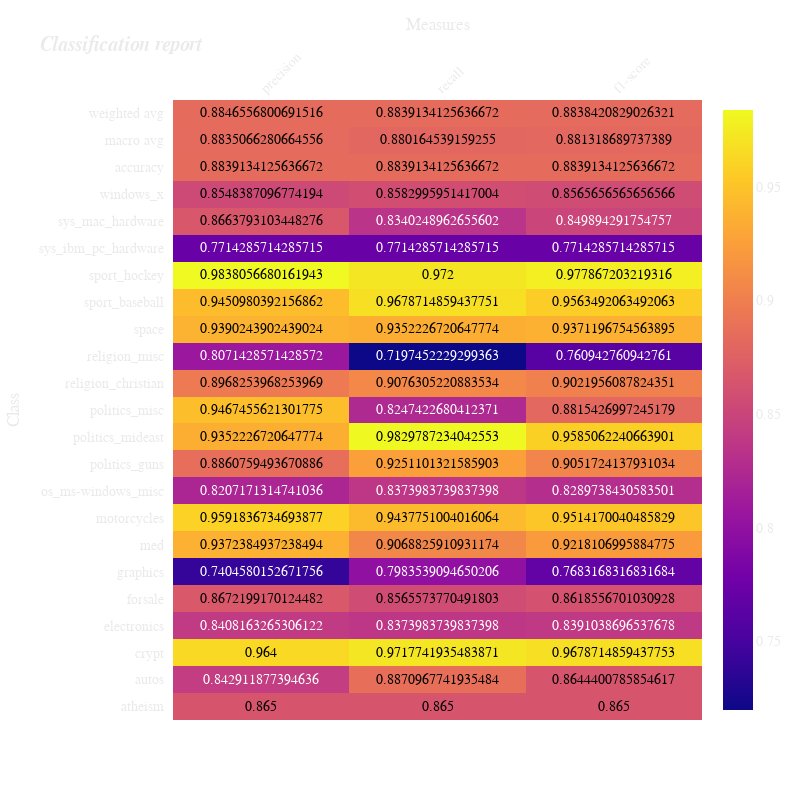

The notebook cell this image was saved under:
### Markdown cell above
## Classification report:

### Code cell
get_classification_report(y_true=y_test, y_pred=y_pred, target_names=pipeline.classes_)

### Figure 1 — Plotly figure (JSON) as saved in the notebook; plotly's stock layout.template omitted (floating-point values rounded to 4 significant figures)
{"data": [{"colorscale": [[0, "#0d0887"], [0.1111, "#46039f"], [0.2222, "#7201a8"], [0.3333, "#9c179e"], [0.4444, "#bd3786"], [0.5556, "#d8576b"], [0.6667, "#ed7953"], [0.7778, "#fb9f3a"], [0.8889, "#fdca26"], [1, "#f0f921"]], "reversescale": false, "showscale": true, "type": "heatmap", "x": ["precision", "recall", "f1-score"], "y": ["atheism", "autos", "crypt", "electronics", "forsale", "graphics", "med", "motorcycles", "os_ms-windows_misc", "politics_guns", "politics_mideast", "politics_misc", "religion_christian", "religion_misc", "space", "sport_baseball", "sport_hockey", "sys_ibm_pc_hardware", "sys_mac_hardware", "windows_x", "accuracy", "macro avg", "weighted avg"], "z": [[0.865, 0.865, 0.865], [0.8429, 0.8871, 0.8644], [0.964, 0.9718, 0.9679], [0.8408, 0.8374, 0.8391], [0.8672, 0.8566, 0.8619], [0.7405, 0.7984, 0.7683], [0.9372, 0.9069, 0.9218], [0.9592, 0.9438, 0.9514], [0.8207, 0.8374, 0.829], [0.8861, 0.9251, 0.9052], [0.9352, 0.983, 0.9585], [0.9467, 0.8247, 0.8815], [0.8968, 0.9076, 0.9022], [0.8071, 0.7197, 0.7609], [0.939, 0.9352, 0.9371], [0.9451, 0.9679, 0.9563], [0.9838, 0.972, 0.9779], [0.7714, 0.7714, 0.7714], [0.8664, 0.834, 0.8499], [0.8548, 0.8583, 0.8566], [0.8839, 0.8839, 0.8839], [0.8835, 0.8802, 0.8813], [0.8847, 0.8839, 0.8838]]}], "layout": {"annotations": [{"font": {"color": "#000000"}, "showarrow": false, "text": "0.865", "x": "precision", "xref": "x", "y": "atheism", "yref": "y"}, {"font": {"color": "#000000"}, "showarrow": false, "text": "0.865", "x": "recall", "xref": "x", "y": "atheism", "yref": "y"}, {"font": {"color": "#000000"}, "showarrow": false, "text": "0.865", "x": "f1-score", "xref": "x", "y": "atheism", "yref": "y"}, {"font": {"color": "#FFFFFF"}, "showarrow": false, "text": "0.842911877394636", "x": "precision", "xref": "x", "y": "autos", "yref": "y"}, {"font": {"color": "#000000"}, "showarrow": false, "text": "0.8870967741935484", "x": "recall", "xref": "x", "y": "autos", "yref": "y"}, {"font": {"color": "#000000"}, "showarrow": false, "text": "0.8644400785854617", "x": "f1-score", "xref": "x", "y": "autos", "yref": "y"}, {"font": {"color": "#000000"}, "showarrow": false, "text": "0.964", "x": "precision", "xref": "x", "y": "crypt", "yref": "y"}, {"font": {"color": "#000000"}, "showarrow": false, "text": "0.9717741935483871", "x": "recall", "xref": "x", "y": "crypt", "yref": "y"}, {"font": {"color": "#000000"}, "showarrow": false, "text": "0.9678714859437753", "x": "f1-score", "xref": "x", "y": "crypt", "yref": "y"}, {"font": {"color": "#FFFFFF"}, "showarrow": false, "text": "0.8408163265306122", "x": "precision", "xref": "x", "y": "electronics", "yref": "y"}, {"font": {"color": "#FFFFFF"}, "showarrow": false, "text": "0.8373983739837398", "x": "recall", "xref": "x", "y": "electronics", "yref": "y"}, {"font": {"color": "#FFFFFF"}, "showarrow": false, "text": "0.8391038696537678", "x": "f1-score", "xref": "x", "y": "electronics", "yref": "y"}, {"font": {"color": "#000000"}, "showarrow": false, "text": "0.8672199170124482", "x": "precision", "xref": "x", "y": "forsale", "yref": "y"}, {"font": {"color": "#000000"}, "showarrow": false, "text": "0.8565573770491803", "x": "recall", "xref": "x", "y": "forsale", "yref": "y"}, {"font": {"color": "#000000"}, "showarrow": false, "text": "0.8618556701030928", "x": "f1-score", "xref": "x", "y": "forsale", "yref": "y"}, {"font": {"color": "#FFFFFF"}, "showarrow": false, "text": "0.7404580152671756", "x": "precision", "xref": "x", "y": "graphics", "yref": "y"}, {"font": {"color": "#FFFFFF"}, "showarrow": false, "text": "0.7983539094650206", "x": "recall", "xref": "x", "y": "graphics", "yref": "y"}, {"font": {"color": "#FFFFFF"}, "showarrow": false, "text": "0.7683168316831684", "x": "f1-score", "xref": "x", "y": "graphics", "yref": "y"}, {"font": {"color": "#000000"}, "showarrow": false, "text": "0.9372384937238494", "x": "precision", "xref": "x", "y": "med", "yref": "y"}, {"font": {"color": "#000000"}, "showarrow": false, "text": "0.9068825910931174", "x": "recall", "xref": "x", "y": "med", "yref": "y"}, {"font": {"color": "#000000"}, "showarrow": false, "text": "0.9218106995884775", "x": "f1-score", "xref": "x", "y": "med", "yref": "y"}, {"font": {"color": "#000000"}, "showarrow": false, "text": "0.9591836734693877", "x": "precision", "xref": "x", "y": "motorcycles", "yref": "y"}, {"font": {"color": "#000000"}, "showarrow": false, "text": "0.9437751004016064", "x": "recall", "xref": "x", "y": "motorcycles", "yref": "y"}, {"font": {"color": "#000000"}, "showarrow": false, "text": "0.9514170040485829", "x": "f1-score", "xref": "x", "y": "motorcycles", "yref": "y"}, {"font": {"color": "#FFFFFF"}, "showarrow": false, "text": "0.8207171314741036", "x": "precision", "xref": "x", "y": "os_ms-windows_misc", "yref": "y"}, {"font": {"color": "#FFFFFF"}, "showarrow": false, "text": "0.8373983739837398", "x": "recall", "xref": "x", "y": "os_ms-windows_misc", "yref": "y"}, {"font": {"color": "#FFFFFF"}, "showarrow": false, "text": "0.8289738430583501", "x": "f1-score", "xref": "x", "y": "os_ms-windows_misc", "yref": "y"}, {"font": {"color": "#000000"}, "showarrow": false, "text": "0.8860759493670886", "x": "precision", "xref": "x", "y": "politics_guns", "yref": "y"}, {"font": {"color": "#000000"}, "showarrow": false, "text": "0.9251101321585903", "x": "recall", "xref": "x", "y": "politics_guns", "yref": "y"}, {"font": {"color": "#000000"}, "showarrow": false, "text": "0.9051724137931034", "x": "f1-score", "xref": "x", "y": "politics_guns", "yref": "y"}, {"font": {"color": "#000000"}, "showarrow": false, "text": "0.9352226720647774", "x": "precision", "xref": "x", "y": "politics_mideast", "yref": "y"}, {"font": {"color": "#000000"}, "showarrow": false, "text": "0.9829787234042553", "x": "recall", "xref": "x", "y": "politics_mideast", "yref": "y"}, {"font": {"color": "#000000"}, "showarrow": false, "text": "0.9585062240663901", "x": "f1-score", "xref": "x", "y": "politics_mideast", "yref": "y"}, {"font": {"color": "#000000"}, "showarrow": false, "text": "0.9467455621301775", "x": "precision", "xref": "x", "y": "politics_misc", "yref": "y"}, {"font": {"color": "#FFFFFF"}, "showarrow": false, "text": "0.8247422680412371", "x": "recall", "xref": "x", "y": "politics_misc", "yref": "y"}, {"font": {"color": "#000000"}, "showarrow": false, "text": "0.8815426997245179", "x": "f1-score", "xref": "x", "y": "politics_misc", "yref": "y"}, {"font": {"color": "#000000"}, "showarrow": false, "text": "0.8968253968253969", "x": "precision", "xref": "x", "y": "religion_christian", "yref": "y"}, {"font": {"color": "#000000"}, "showarrow": false, "text": "0.9076305220883534", "x": "recall", "xref": "x", "y": "religion_christian", "yref": "y"}, {"font": {"color": "#000000"}, "showarrow": false, "text": "0.9021956087824351", "x": "f1-score", "xref": "x", "y": "religion_christian", "yref": "y"}, {"font": {"color": "#FFFFFF"}, "showarrow": false, "text": "0.8071428571428572", "x": "precision", "xref": "x", "y": "religion_misc", "yref": "y"}, {"font": {"color": "#FFFFFF"}, "showarrow": false, "text": "0.7197452229299363", "x": "recall", "xref": "x", "y": "religion_misc", "yref": "y"}, {"font": {"color": "#FFFFFF"}, "showarrow": false, "text": "0.760942760942761", "x": "f1-score", "xref": "x", "y": "religion_misc", "yref": "y"}, {"font": {"color": "#000000"}, "showarrow": false, "text": "0.9390243902439024", "x": "precision", "xref": "x", "y": "space", "yref": "y"}, {"font": {"color": "#000000"}, "showarrow": false, "text": "0.9352226720647774", "x": "recall", "xref": "x", "y": "space", "yref": "y"}, {"font": {"color": "#000000"}, "showarrow": false, "text": "0.9371196754563895", "x": "f1-score", "xref": "x", "y": "space", "yref": "y"}, {"font": {"color": "#000000"}, "showarrow": false, "text": "0.9450980392156862", "x": "precision", "xref": "x", "y": "sport_baseball", "yref": "y"}, {"font": {"color": "#000000"}, "showarrow": false, "text": "0.9678714859437751", "x": "recall", "xref": "x", "y": "sport_baseball", "yref": "y"}, {"font": {"color": "#000000"}, "showarrow": false, "text": "0.9563492063492063", "x": "f1-score", "xref": "x", "y": "sport_baseball", "yref": "y"}, {"font": {"color": "#000000"}, "showarrow": false, "text": "0.9838056680161943", "x": "precision", "xref": "x", "y": "sport_hockey", "yref": "y"}, {"font": {"color": "#000000"}, "showarrow": false, "text": "0.972", "x": "recall", "xref": "x", "y": "sport_hockey", "yref": "y"}, {"font": {"color": "#000000"}, "showarrow": false, "text": "0.977867203219316", "x": "f1-score", "xref": "x", "y": "sport_hockey", "yref": "y"}, {"font": {"color": "#FFFFFF"}, "showarrow": false, "text": "0.7714285714285715", "x": "precision", "xref": "x", "y": "sys_ibm_pc_hardware", "yref": "y"}, {"font": {"color": "#FFFFFF"}, "showarrow": false, "text": "0.7714285714285715", "x": "recall", "xref": "x", "y": "sys_ibm_pc_hardware", "yref": "y"}, {"font": {"color": "#FFFFFF"}, "showarrow": false, "text": "0.7714285714285715", "x": "f1-score", "xref": "x", "y": "sys_ibm_pc_hardware", "yref": "y"}, {"font": {"color": "#000000"}, "showarrow": false, "text": "0.8663793103448276", "x": "precision", "xref": "x", "y": "sys_mac_hardware", "yref": "y"}, {"font": {"color": "#FFFFFF"}, "showarrow": false, "text": "0.8340248962655602", "x": "recall", "xref": "x", "y": "sys_mac_hardware", "yref": "y"}, {"font": {"color": "#FFFFFF"}, "showarrow": false, "text": "0.849894291754757", "x": "f1-score", "xref": "x", "y": "sys_mac_hardware", "yref": "y"}, {"font": {"color": "#000000"}, "showarrow": false, "text": "0.8548387096774194", "x": "precision", "xref": "x", "y": "windows_x", "yref": "y"}, {"font": {"color": "#000000"}, "showarrow": false, "text": "0.8582995951417004", "x": "recall", "xref": "x", "y": "windows_x", "yref": "y"}, {"font": {"color": "#000000"}, "showarrow": false, "text": "0.8565656565656566", "x": "f1-score", "xref": "x", "y": "windows_x", "yref": "y"}, {"font": {"color": "#000000"}, "showarrow": false, "text": "0.8839134125636672", "x": "precision", "xref": "x", "y": "accuracy", "yref": "y"}, {"font": {"color": "#000000"}, "showarrow": false, "text": "0.8839134125636672", "x": "recall", "xref": "x", "y": "accuracy", "yref": "y"}, {"font": {"color": "#000000"}, "showarrow": false, "text": "0.8839134125636672", "x": "f1-score", "xref": "x", "y": "accuracy", "yref": "y"}, {"font": {"color": "#000000"}, "showarrow": false, "text": "0.8835066280664556", "x": "precision", "xref": "x", "y": "macro avg", "yref": "y"}, {"font": {"color": "#000000"}, "showarrow": false, "text": "0.880164539159255", "x": "recall", "xref": "x", "y": "macro avg", "yref": "y"}, {"font": {"color": "#000000"}, "showarrow": false, "text": "0.881318689737389", "x": "f1-score", "xref": "x", "y": "macro avg", "yref": "y"}, {"font": {"color": "#000000"}, "showarrow": false, "text": "0.8846556800691516", "x": "precision", "xref": "x", "y": "weighted avg", "yref": "y"}, {"font": {"color": "#000000"}, "showarrow": false, "text": "0.8839134125636672", "x": "recall", "xref": "x", "y": "weighted avg", "yref": "y"}, {"font": {"color": "#000000"}, "showarrow": false, "text": "0.8838420829026321", "x": "f1-score", "xref": "x", "y": "weighted avg", "yref": "y"}], "autosize": false, "font": {"color": "#eaeaea", "family": "Courier New, monospace", "size": 14}, "height": 800, "paper_bgcolor": "rgba(0, 0, 0, 0)", "plot_bgcolor": "rgba(0, 0, 0, 0)", "title": {"text": "<i><b>Classification report</b></i>"}, "width": 800, "xaxis": {"autorange": true, "dtick": 1, "gridcolor": "rgb(0, 0, 0)", "range": [-0.5, 2.5], "side": "top", "tickangle": -45, "ticks": "", "title": {"text": "Measures"}, "type": "category"}, "yaxis": {"autorange": true, "dtick": 1, "range": [-0.5, 22.5], "ticks": "", "ticksuffix": "  ", "title": {"text": "Class"}, "type": "category"}}}
